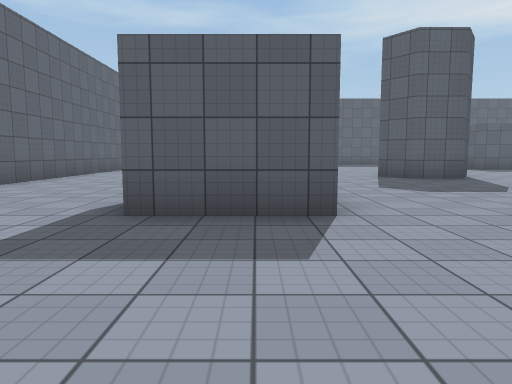
View 1 (above)

19 first-person views from a walk through a scene from a Unity 3-D project. The camera is 1.2 m above the floor, tilts 6° down and sees 70° across. The floor is counted in squares, 2 m on a side. Each view is taken from the middle of a square. On the plan, view 1 faces up. The plan holds only what a view shows up to about 10 squares ahead; the rest is blank. The place goes on beyond the plan. The player character is not drawn. Some animated figures are left out. Door leaves are left out, so doorways stand open. Surface patterns are stand-ins for the level's own textures.

View 2
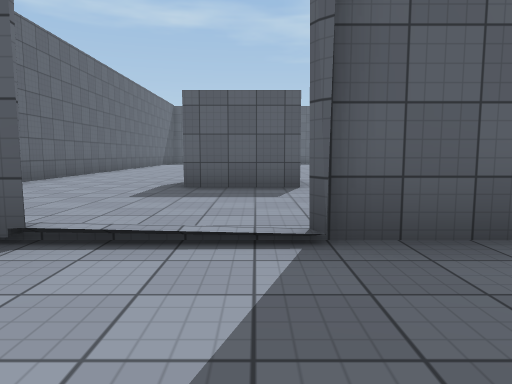

View 3
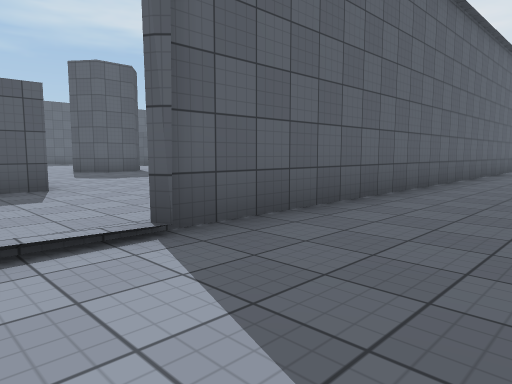

View 4
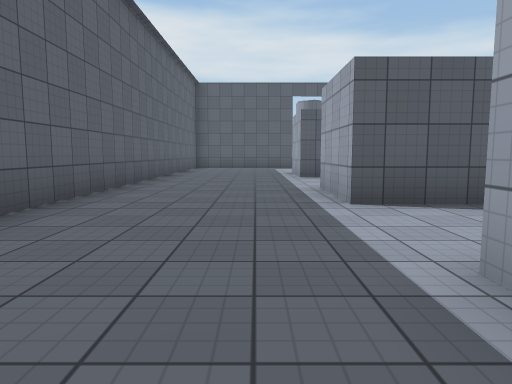

View 5
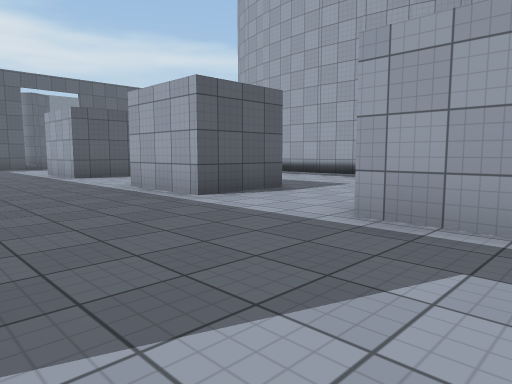

View 6
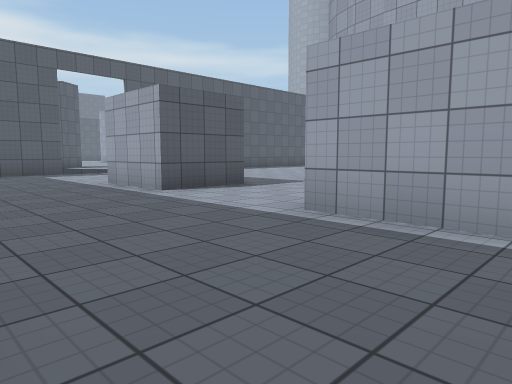

View 7
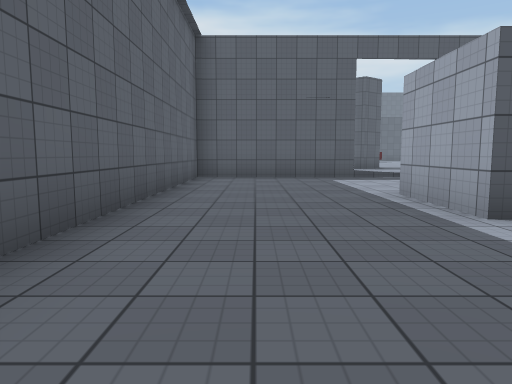

View 8
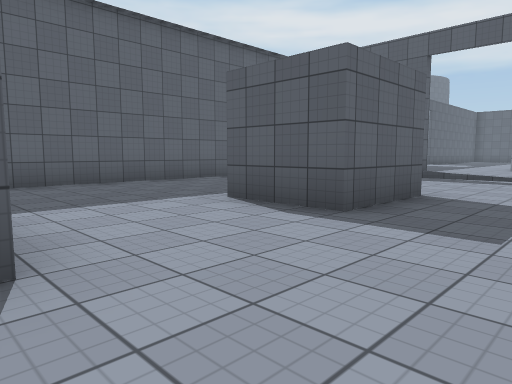

View 9
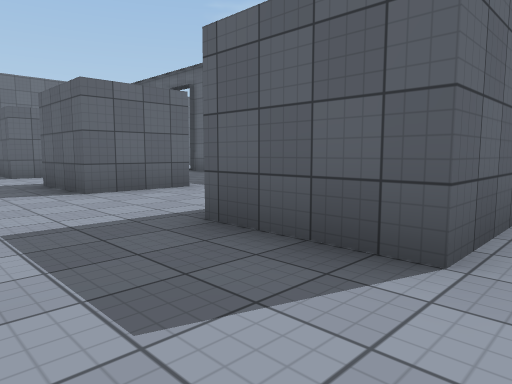

View 10
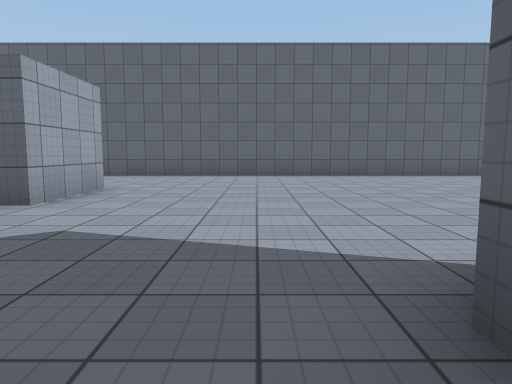

View 11
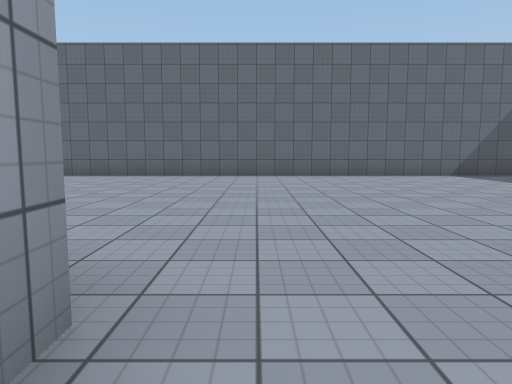

View 12
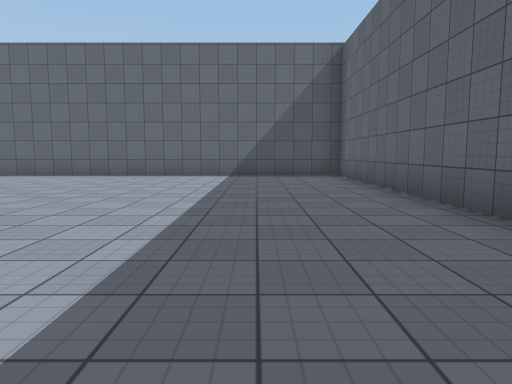

View 13
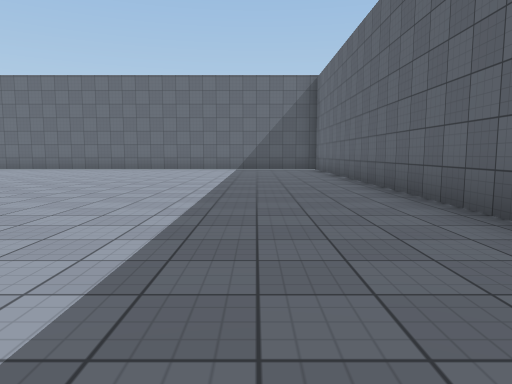

View 14
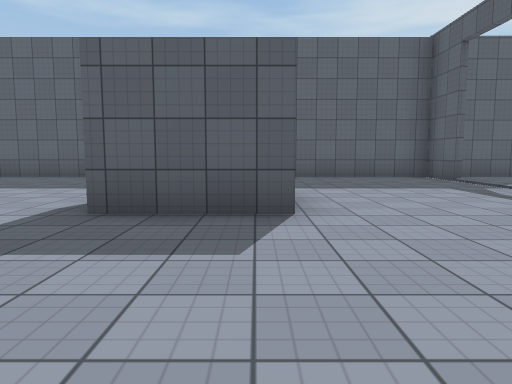

View 15
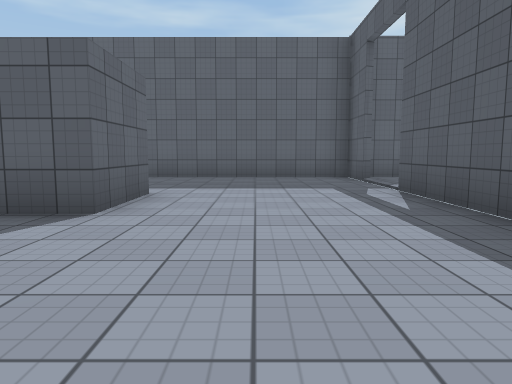

View 16
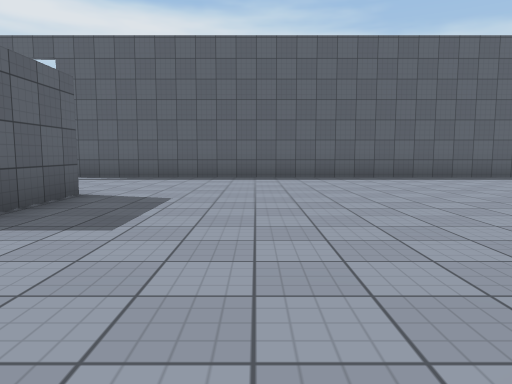

View 17
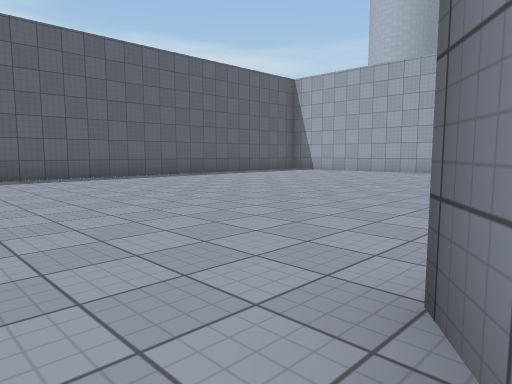

View 18
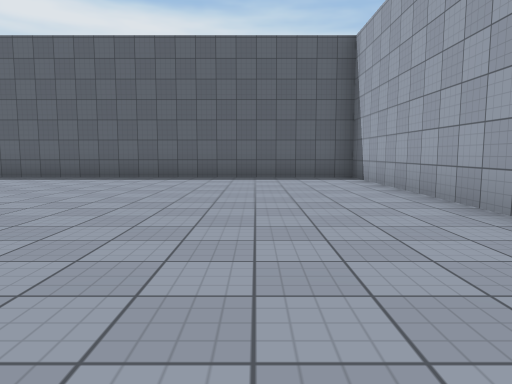

View 19
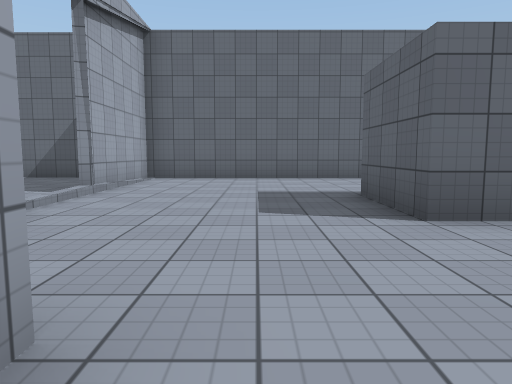

### Floor plan
Points are (right, up) in squares from view 1. A wall is a line through its corners. A room is listed if a view was taken in it or the views show most of it. See-through windows are left out.
Room 1 (views 1, 2, 3, 4, 5, 6, 7, 8, 9)
walls: (5.4, -4.1) (5.4, -6) (3.3, -6) (3.3, -4.1) (5.4, -4.1); (8.3, -4.1) (10.4, -4.1) (10.4, -6) (8.3, -6) (8.3, -4.1); (0.8, -5.2) (0.8, -6); (-0.5, -4.1) (0.9, -4.1); (14.3, -4.5) (14.3, 0); (14.3, -0.5) (0.4, -0.5)
ways out: opening at (-0.5, -0.5) to room 2; opening at (-2, -2.5); opening at (14, -5.5)
Room 2 (views 10, 11, 12, 13, 14, 15, 16, 17, 18, 19)
walls: (5.1, 10.2) (5.5, 9.5) (4.9, 8.8) (3.8, 8.8) (3.2, 9.6); (10.4, 15.5) (10.4, 13.6) (8.2, 13.6); (5.8, 19.3) (-4.9, 19.3) (-4.9, -0.7) (-1.9, -0.7); (-1.4, 5.4) (0.8, 5.4) (0.8, 3.5) (-1.4, 3.5); (14.3, 17.9) (14.3, 19.3) (9.2, 19.3); (8.5, -0.5) (14.4, -0.5); (14.3, 0) (14.3, 16)
ways out: opening at (-0.5, -0.5) to room 1; gap at (15, 16); gap at (15, 18)

Where each view was taken, in squares from view 1:
view 1: 0 up, 0 right, facing up
view 2: 3 down, 0 right, facing up
view 3: 3 down, 1 left, facing up-right
view 4: 3 down, 1 left, facing right
view 5: 1 down, 1 left, facing down-right
view 6: 1 down, 3 right, facing down-right
view 7: 2 down, 5 right, facing right
view 8: 8 down, 5 right, facing up-right
view 9: 8 down, 11 right, facing up-left
view 10: 8 up, 5 right, facing left
view 11: 11 up, 5 right, facing left
view 12: 17 up, 5 right, facing left
view 13: 17 up, 9 right, facing left
view 14: 10 up, 10 right, facing up
view 15: 10 up, 12 right, facing up
view 16: 11 up, 5 right, facing right
view 17: 11 up, 5 right, facing down-right
view 18: 2 up, 5 right, facing right
view 19: 2 up, 4 right, facing left
